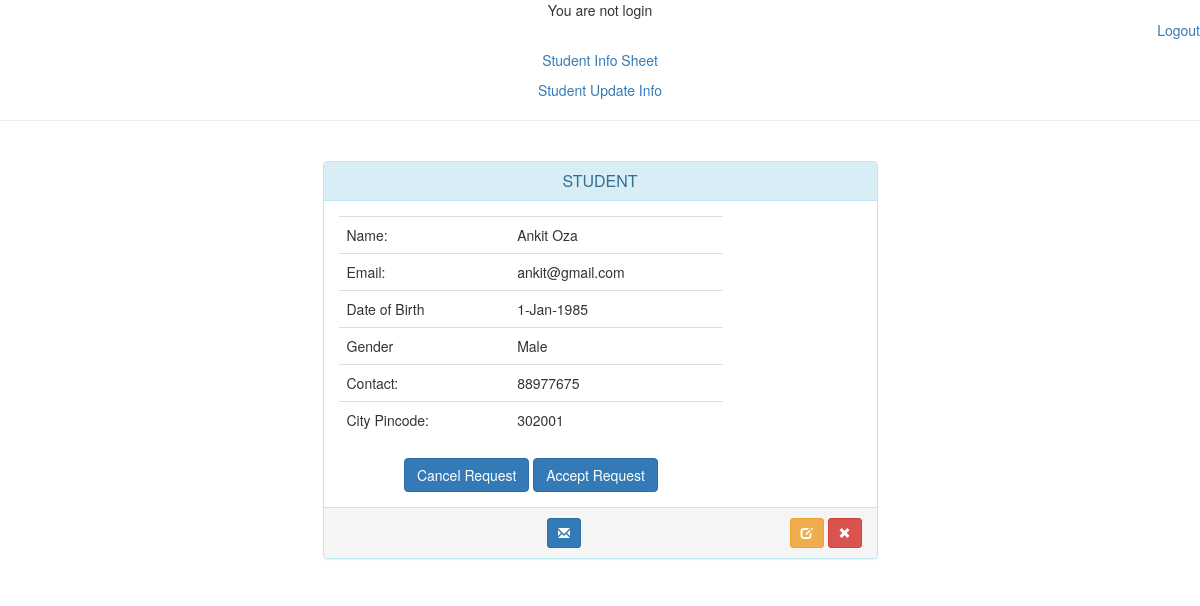
/sinfo.php?stin=5, run on the app's committed database.
### tables this page shows
CREATE TABLE `student` (
  `id` int(200) NOT NULL,
  `name` varchar(30) NOT NULL,
  `email` varchar(30) NOT NULL,
  `dob` varchar(13) NOT NULL,
  `gender` varchar(10) NOT NULL,
  `contact` varchar(14) NOT NULL,
  `pincode` varchar(15) NOT NULL,
  `password` varchar(13) NOT NULL,
  `class` varchar(30) NOT NULL,
  `medium` varchar(30) NOT NULL,
  `city` varchar(30) NOT NULL,
  `address` varchar(30) NOT NULL,
  `state` varchar(30) NOT NULL,
  `roll` varchar(20) NOT NULL
);

### sinfo.php (the view, shortened to what this page needs)
<!DOCTYPE html>
<html>
<head>
</head>
<body bgcolor="71A0F4">
<center>
<?php
if(isset($_SESSION["uid"]))
{
	?>
<h2><u>TEACHER DASHBOARD</u></h2>
<p align="right">Hello, <?php echo $_SESSION["uid"]; ?></p>
<?php
 $sid=$_SESSION["sid"];
}
else
	echo "You are not login";
?>
<p align="right"><a href="logout.php">Logout</a></p>
<p><a href="slist.php"> Student Info Sheet</a></p>
<p><a href="searching.php"> Student Update Info</a></p>
<hr></hr>
<?php
 $stin=$_GET['stin'];
$tcin=$_GET['tcin'];
?>
<?php
 $con = mysqli_connect('localhost','root','','nbm');
 $qry="SELECT * FROM `student` WHERE id='$stin'";
 $run=mysqli_query($con,$qry);
 $data=mysqli_fetch_assoc($run);
?>
<head>
</head>
<link href="//netdna.bootstrapcdn.com/bootstrap/3.1.0/css/bootstrap.min.css" rel="stylesheet" id="bootstrap-css">
<div class="container">
      <div class="row">
        <div class="col-xs-12 col-sm-12 col-md-6 col-lg-6 col-xs-offset-0 col-sm-offset-0 col-md-offset-3 col-lg-offset-3 toppad" >
          <div class="panel panel-info">
            <div class="panel-heading">
              <h3 class="panel-title">STUDENT</h3>
            </div>
            <div class="panel-body">
              <div class="row">
                <div class=" col-md-9 col-lg-9 ">
                  <table class="table table-user-information">
                    <tbody>
                      <tr>
                        <td>Name:</td>
                        <td><?php echo $data['name']; ?></td>
                      </tr>
                      <tr>
                        <td>Email:</td>
                        <td><?php echo $data['email']; ?></td>
                      </tr>
                      <tr>
                        <td>Date of Birth</td>
                        <td><?php echo $data['dob']; ?></td>
                      </tr>
                         <tr>
                             <tr>
                        <td>Gender</td>
                        <td><?php echo $data['gender']; ?></td>
                      </tr>
                        <tr>
                        <td>Contact:</td>
                        <td><?php echo $data['contact']; ?></td>
                      </tr>
                      <tr>
                        <td>City Pincode:</td>
                        <td><?php echo $data['pincode']; ?></td>
                      </tr>
                    </tbody>
                  </table>
                  <a href="delete_id.php?stin=<?php echo $stin; ?>&tcin=<?php echo $tcin; ?>" class="btn btn-primary">Cancel Request</a>
                 <a href="re_accept.php?email=<?php echo $data['email']; ?>&uid=<?php echo $stin; ?>&sid=<?php echo $sid; ?>" class="btn btn-primary">Accept Request</a>
                </div>
              </div>
            </div>
                 <div class="panel-footer">
                        <a data-original-title="Broadcast Message" data-toggle="tooltip" type="button" class="btn btn-sm btn-primary"><i class="glyphicon glyphicon-envelope"></i></a>
                        <span class="pull-right">
                            <a href="edit.html" data-original-title="Edit this user" data-toggle="tooltip" type="button" class="btn btn-sm btn-warning"><i class="glyphicon glyphicon-edit"></i></a>
                            <a data-original-title="Remove this user" data-toggle="tooltip" type="button" class="btn btn-sm btn-danger"><i class="glyphicon glyphicon-remove"></i></a>
                        </span>
                    </div>
          </div>
        </div>
      </div>
    </div>
</center>
</body>
</html>

### sinfo.php (style rules this page uses)
.table-user-information > tbody > tr { border-top: 1px solid rgb(221, 221, 221); }
.table-user-information > tbody > tr:first-child { border-top: 0; }
.table-user-information > tbody > tr > td { border-top: 0; }
.toppad { margin-top:20px; }

### data on the page
student: name "Ankit Oza", email "ankit@gmail.com", dob "1-Jan-1985", gender "Male", contact "88977675", pincode "302001"
